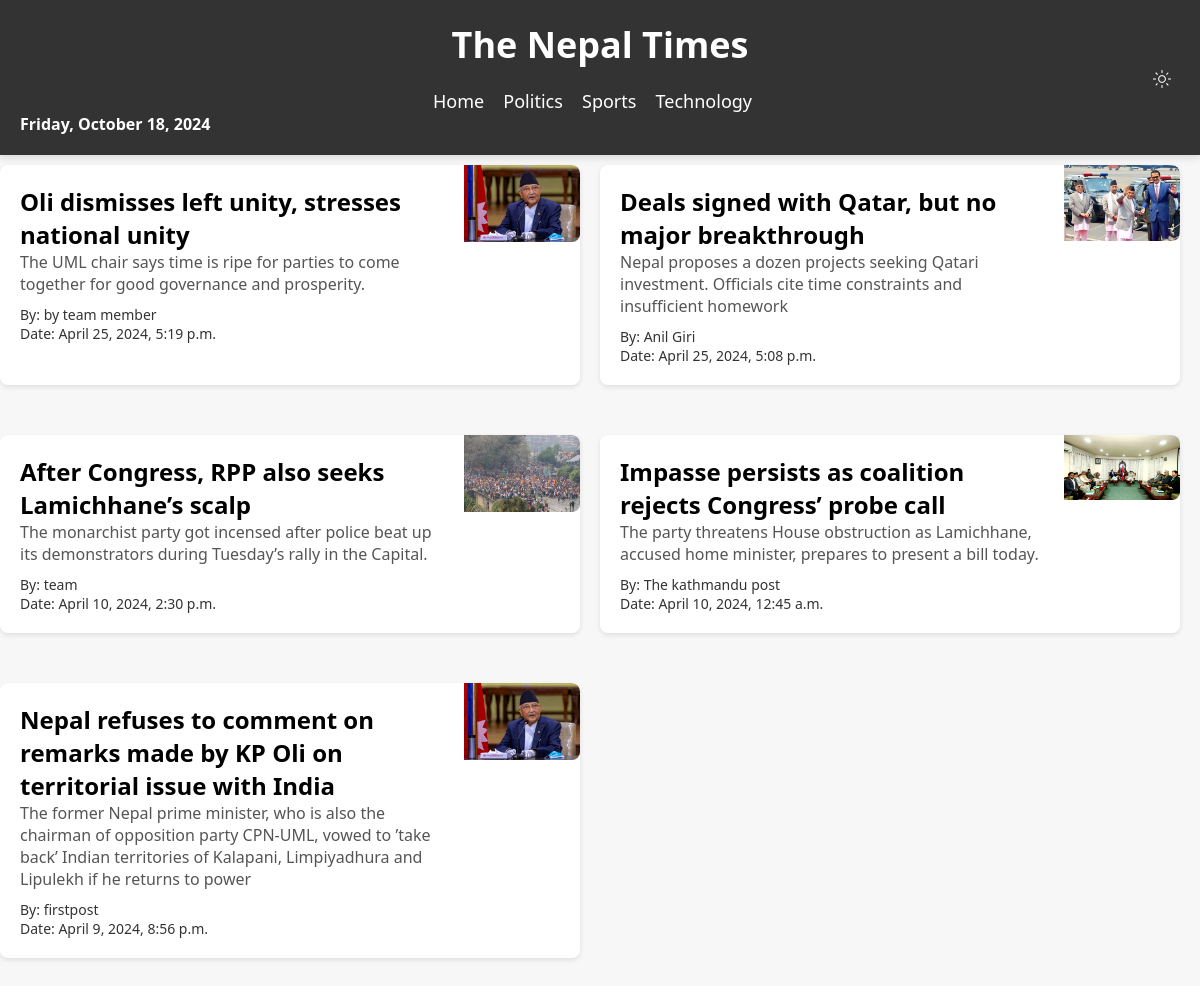
/politics, run on an earlier commit of the app's database.
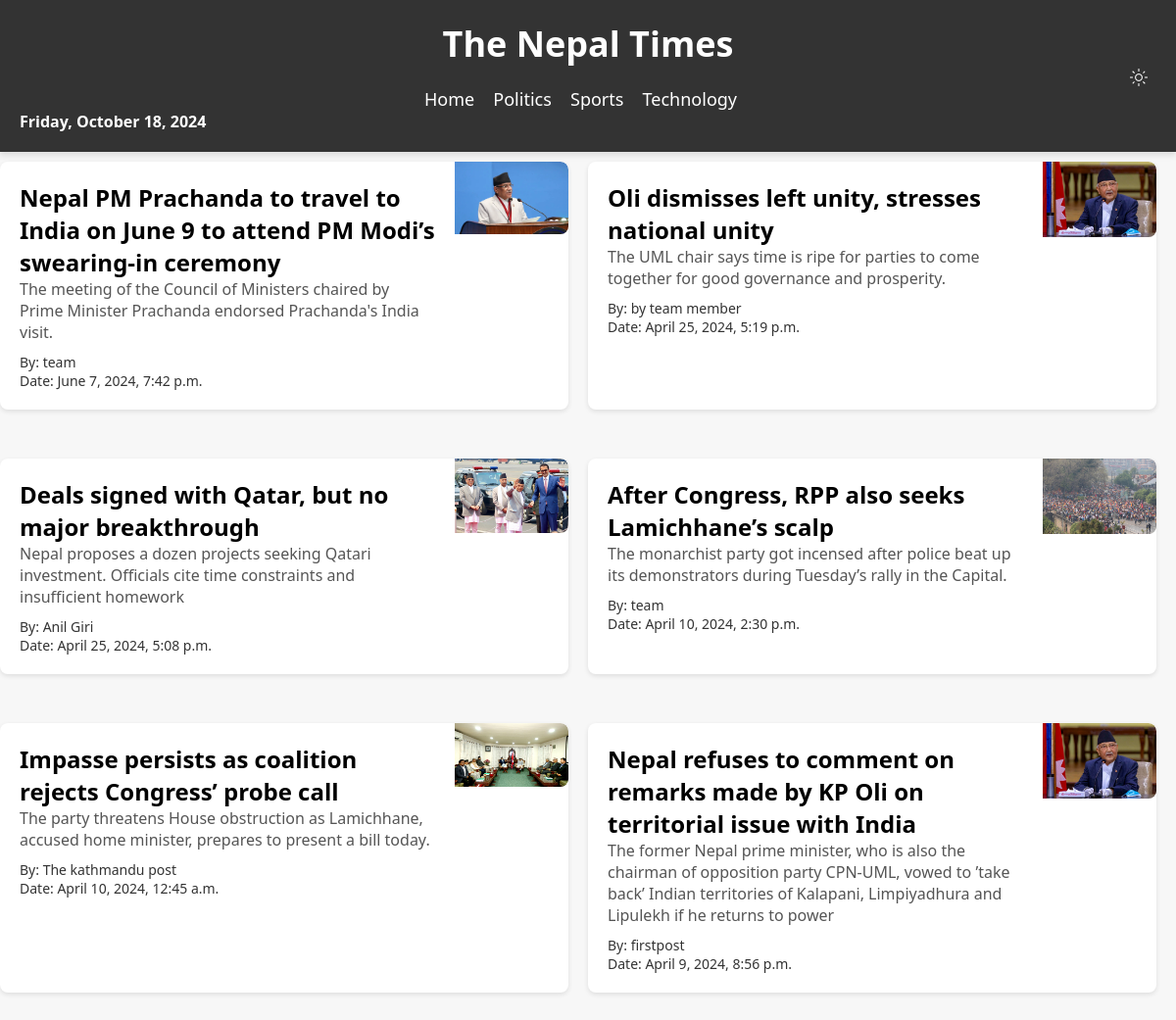
And on a later commit of the database.
### myapp/models.py (models this page shows, shortened)
class Newswrite(models.Model):
    heading = models.CharField(max_length=100)
    photo = models.ImageField(upload_to='photos/')
    summary = models.CharField(max_length=200)
    description = models.TextField()
    author = models.CharField(max_length=50)
    date = models.DateTimeField()

### myapp/views.py (the view)
# urls.py: path('politics', views.politics, name='politics'),
def politics(request):
    news_list = Newswrite.objects.all().order_by('-date')
    paginator = Paginator(news_list,2)#putting limit in data
    page_num = request.GET.get('page')#Getting page no
    service_detail = paginator.get_page(page_num)#Final data
    data = {
        'service_detail':service_detail,
        'news_list':news_list,
    }
    return render(request,'politics.html',data)

### templates/politics.html (shortened to what this page needs)
{% extends 'base.html' %}
{% block body %}
<!DOCTYPE html>
<html lang="en">
<head>
    <link rel="stylesheet" href="static/politics.css">
</head>
<body>
    <div class="banner">
        {% for n in news_list %}
        <div class="news-item">
            <div class="news-content">
                <h1><a href="{% url 'politics_detail' pk=n.pk %}">{{ n.heading }}</a></h1>
                <p class="summary">{{ n.summary }}</p>
                <div class="author-date">
                    <p class="author">By: {{ n.author }}</p>
                    <p class="date">Date: {{ n.date }}</p>
                </div>
            </div>
            <div class="news-image-container">
                <img src="{{ n.photo.url }}" alt="{{ n.heading }}" class="news-image">
            </div>
        </div>
        {% endfor %}
</body>
</html>
{% endblock body %}

### templates/base.html (shortened to what this page needs)
<!DOCTYPE html>
<html lang="en">
<head>
      <link rel="stylesheet" href="static/home.css">
</head>
<body>
    <header>
        <div class="container">
          <h1> <a href="/index">The Nepal Times</a> </h1>
          <nav>
            <div class="weather" onclick="climate()">
              <img src="/static/sun.png" alt="img" class="sun">
          </div>
            <ul>
              <li><a href="/index">Home</a></li>
              <li><a href="/politics">Politics</a></li>
              <li><a href="/sports">Sports</a></li>
              <li><a href="/technology">Technology</a></li>
            </ul>
            <b class="date"></b>
          </nav>
        </div>
      </header>
      {% block body %}{% endblock body %}
</body>
</html>

### static/home.css (style rules this page uses)
* { margin: 0; padding: 0; box-sizing: border-box; }
body { font-family: 'Segoe UI', Tahoma, Geneva, Verdana, sans-serif; background-color: #f7f7f7; color: #333; margin: 0; padding: 0; }
.container { max-width: 1200px; margin: 0 auto; padding: 0 20px; }
header { background-color: #333; color: #fff; padding: 20px 0; box-shadow: 0 4px 6px rgba(0, 0, 0, 0.1); }
header h1 { text-align: center; }
header h1 a { font-size: 36px; margin-bottom: 10px; text-decoration: none; color: white; }
nav ul { list-style-type: none; text-align: center; }
nav ul li { display: inline; margin-right: 15px; }
nav ul li a { color: #fff; text-decoration: none; font-size: 18px; transition: color 0.3s ease; }
.date { display: flex; align-items: center; justify-content: flex-start; }
.weather { display: flex; align-items: center; justify-content: flex-end; cursor: pointer; }
p { color: #333; }
.sun { margin-right: 8px; }

### static/politics.css (style rules this page uses)
.banner { display: flex; flex-wrap: wrap; justify-content: space-between; max-width: 1400px; margin: 0 auto; }
.news-item { width: calc(50% - 20px); margin-bottom: 40px; background-color: #fff; box-shadow: 0 2px 5px rgba(0, 0, 0, 0.1); border-radius: 8px; overflow: hidden; display: flex; margin-right: 20px; transition: transform 0.3s ease; margin-top: 10px; }
.news-content { flex: 1; padding: 20px; }
.news-content h1 { font-size: 24px; margin: 0; }
.news-content h1 a { text-decoration: none; color: black; }
.news-content .summary { color: #555; margin-bottom: 10px; }
.author-date { color: #777; font-size: 14px; margin: 0; }
.news-image-container { width: 20%; overflow: hidden; }
.news-image { width: 100%; height: auto; display: block; max-height: 150px; object-fit: cover; border-top-right-radius: 8px; border-bottom-right-radius: 8px; }

What changed in the data, as far as the page shows it:
added Newswrite: heading "Nepal PM Prachanda to travel to India on June 9 to attend PM Modi’s swearing-in ceremony", summary "The meeting of the Council of Ministers chaired by Prime Minister Prachanda endorsed Prachanda's India visit.", author "team", date "June 7, 2024, 7:42 p.m.", photo (picture)
